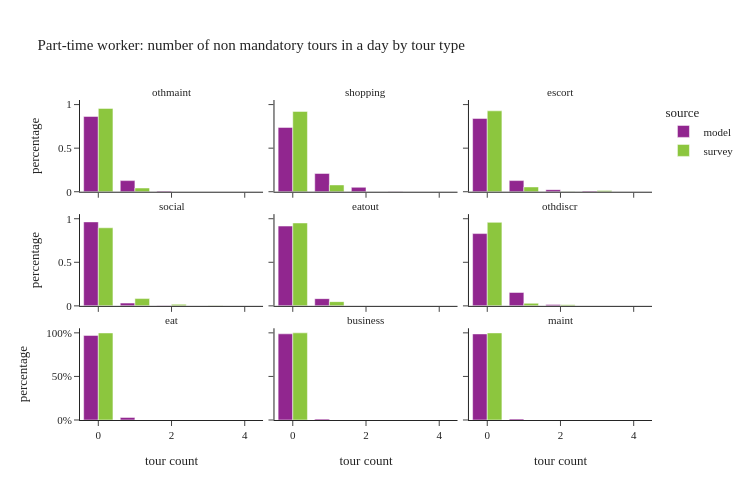

Write notebook code for a chart like this one.
### Code cell
plot_num_nonmand_tourtype(per_data[per_data['ptype']==2], "Part-time worker: number of non mandatory tours in a day by tour type")

### Figure 1 — Plotly figure (JSON) as saved in the notebook; plotly's stock layout.template omitted (floating-point values rounded to 4 significant figures)
{"data": [{"alignmentgroup": "True", "customdata": [[301546], [44541], [2827], [52], [2]], "hovertemplate": "source=model<br>tour type=othmaint<br>tour count=%{x}<br>percentage=%{y}<br>sample_size=%{customdata[0]}<extra></extra>", "legendgroup": "model", "marker": {"color": "#91268F", "pattern": {"shape": ""}}, "name": "model", "offsetgroup": "model", "orientation": "v", "showlegend": true, "textposition": "auto", "type": "bar", "x": [0.0, 1.0, 2.0, 3.0, 4.0], "xaxis": "x7", "y": [0.8641, 0.1276, 0.008101, 0.000149, 5.731e-06], "yaxis": "y7"}, {"alignmentgroup": "True", "customdata": [[257633], [73192], [17707], [436]], "hovertemplate": "source=model<br>tour type=shopping<br>tour count=%{x}<br>percentage=%{y}<br>sample_size=%{customdata[0]}<extra></extra>", "legendgroup": "model", "marker": {"color": "#91268F", "pattern": {"shape": ""}}, "name": "model", "offsetgroup": "model", "orientation": "v", "showlegend": false, "textposition": "auto", "type": "bar", "x": [0.0, 1.0, 2.0, 3.0], "xaxis": "x8", "y": [0.7383, 0.2097, 0.05074, 0.001249], "yaxis": "y8"}, {"alignmentgroup": "True", "customdata": [[293438], [44612], [8289], [2629]], "hovertemplate": "source=model<br>tour type=escort<br>tour count=%{x}<br>percentage=%{y}<br>sample_size=%{customdata[0]}<extra></extra>", "legendgroup": "model", "marker": {"color": "#91268F", "pattern": {"shape": ""}}, "name": "model", "offsetgroup": "model", "orientation": "v", "showlegend": false, "textposition": "auto", "type": "bar", "x": [0.0, 1.0, 2.0, 3.0], "xaxis": "x9", "y": [0.8409, 0.1278, 0.02375, 0.007534], "yaxis": "y9"}, {"alignmentgroup": "True", "customdata": [[336215], [11109], [1498], [144], [2]], "hovertemplate": "source=model<br>tour type=social<br>tour count=%{x}<br>percentage=%{y}<br>sample_size=%{customdata[0]}<extra></extra>", "legendgroup": "model", "marker": {"color": "#91268F", "pattern": {"shape": ""}}, "name": "model", "offsetgroup": "model", "orientation": "v", "showlegend": false, "textposition": "auto", "type": "bar", "x": [0.0, 1.0, 2.0, 3.0, 4.0], "xaxis": "x4", "y": [0.9635, 0.03183, 0.004293, 0.0004126, 5.731e-06], "yaxis": "y4"}, {"alignmentgroup": "True", "customdata": [[319584], [28886], [495], [3]], "hovertemplate": "source=model<br>tour type=eatout<br>tour count=%{x}<br>percentage=%{y}<br>sample_size=%{customdata[0]}<extra></extra>", "legendgroup": "model", "marker": {"color": "#91268F", "pattern": {"shape": ""}}, "name": "model", "offsetgroup": "model", "orientation": "v", "showlegend": false, "textposition": "auto", "type": "bar", "x": [0.0, 1.0, 2.0, 3.0], "xaxis": "x5", "y": [0.9158, 0.08278, 0.001418, 8.597e-06], "yaxis": "y5"}, {"alignmentgroup": "True", "customdata": [[289462], [53725], [5716], [65]], "hovertemplate": "source=model<br>tour type=othdiscr<br>tour count=%{x}<br>percentage=%{y}<br>sample_size=%{customdata[0]}<extra></extra>", "legendgroup": "model", "marker": {"color": "#91268F", "pattern": {"shape": ""}}, "name": "model", "offsetgroup": "model", "orientation": "v", "showlegend": false, "textposition": "auto", "type": "bar", "x": [0.0, 1.0, 2.0, 3.0], "xaxis": "x6", "y": [0.8295, 0.154, 0.01638, 0.0001863], "yaxis": "y6"}, {"alignmentgroup": "True", "customdata": [[338693], [10275]], "hovertemplate": "source=model<br>tour type=eat<br>tour count=%{x}<br>percentage=%{y}<br>sample_size=%{customdata[0]}<extra></extra>", "legendgroup": "model", "marker": {"color": "#91268F", "pattern": {"shape": ""}}, "name": "model", "offsetgroup": "model", "orientation": "v", "showlegend": false, "textposition": "auto", "type": "bar", "x": [0.0, 1.0], "xaxis": "x", "y": [0.9706, 0.02944], "yaxis": "y"}, {"alignmentgroup": "True", "customdata": [[345048], [3656], [264]], "hovertemplate": "source=model<br>tour type=business<br>tour count=%{x}<br>percentage=%{y}<br>sample_size=%{customdata[0]}<extra></extra>", "legendgroup": "model", "marker": {"color": "#91268F", "pattern": {"shape": ""}}, "name": "model", "offsetgroup": "model", "orientation": "v", "showlegend": false, "textposition": "auto", "type": "bar", "x": [0.0, 1.0, 2.0], "xaxis": "x2", "y": [0.9888, 0.01048, 0.0007565], "yaxis": "y2"}, {"alignmentgroup": "True", "customdata": [[344668], [4300]], "hovertemplate": "source=model<br>tour type=maint<br>tour count=%{x}<br>percentage=%{y}<br>sample_size=%{customdata[0]}<extra></extra>", "legendgroup": "model", "marker": {"color": "#91268F", "pattern": {"shape": ""}}, "name": "model", "offsetgroup": "model", "orientation": "v", "showlegend": false, "textposition": "auto", "type": "bar", "x": [0.0, 1.0], "xaxis": "x3", "y": [0.9877, 0.01232], "yaxis": "y3"}, {"alignmentgroup": "True", "customdata": [[630], [46], [2]], "hovertemplate": "source=survey<br>tour type=othmaint<br>tour count=%{x}<br>percentage=%{y}<br>sample_size=%{customdata[0]}<extra></extra>", "legendgroup": "survey", "marker": {"color": "#8CC63E", "pattern": {"shape": ""}}, "name": "survey", "offsetgroup": "survey", "orientation": "v", "showlegend": true, "textposition": "auto", "type": "bar", "x": [0.0, 1.0, 2.0], "xaxis": "x7", "y": [0.9562, 0.04285, 0.0009523], "yaxis": "y7"}, {"alignmentgroup": "True", "customdata": [[606], [70], [2]], "hovertemplate": "source=survey<br>tour type=shopping<br>tour count=%{x}<br>percentage=%{y}<br>sample_size=%{customdata[0]}<extra></extra>", "legendgroup": "survey", "marker": {"color": "#8CC63E", "pattern": {"shape": ""}}, "name": "survey", "offsetgroup": "survey", "orientation": "v", "showlegend": false, "textposition": "auto", "type": "bar", "x": [0.0, 1.0, 2.0], "xaxis": "x8", "y": [0.9218, 0.07803, 0.0001476], "yaxis": "y8"}, {"alignmentgroup": "True", "customdata": [[636], [32], [7], [2], [1]], "hovertemplate": "source=survey<br>tour type=escort<br>tour count=%{x}<br>percentage=%{y}<br>sample_size=%{customdata[0]}<extra></extra>", "legendgroup": "survey", "marker": {"color": "#8CC63E", "pattern": {"shape": ""}}, "name": "survey", "offsetgroup": "survey", "orientation": "v", "showlegend": false, "textposition": "auto", "type": "bar", "x": [0.0, 1.0, 2.0, 3.0, 4.0], "xaxis": "x9", "y": [0.9283, 0.05503, 0.003178, 0.01316, 0.0003186], "yaxis": "y9"}, {"alignmentgroup": "True", "customdata": [[562], [95], [19], [2]], "hovertemplate": "source=survey<br>tour type=social<br>tour count=%{x}<br>percentage=%{y}<br>sample_size=%{customdata[0]}<extra></extra>", "legendgroup": "survey", "marker": {"color": "#8CC63E", "pattern": {"shape": ""}}, "name": "survey", "offsetgroup": "survey", "orientation": "v", "showlegend": false, "textposition": "auto", "type": "bar", "x": [0.0, 1.0, 2.0, 3.0], "xaxis": "x4", "y": [0.8959, 0.08361, 0.0173, 0.003153], "yaxis": "y4"}, {"alignmentgroup": "True", "customdata": [[645], [32], [1]], "hovertemplate": "source=survey<br>tour type=eatout<br>tour count=%{x}<br>percentage=%{y}<br>sample_size=%{customdata[0]}<extra></extra>", "legendgroup": "survey", "marker": {"color": "#8CC63E", "pattern": {"shape": ""}}, "name": "survey", "offsetgroup": "survey", "orientation": "v", "showlegend": false, "textposition": "auto", "type": "bar", "x": [0.0, 1.0, 2.0], "xaxis": "x5", "y": [0.9514, 0.04852, 6.938e-05], "yaxis": "y5"}, {"alignmentgroup": "True", "customdata": [[668], [9], [1]], "hovertemplate": "source=survey<br>tour type=othdiscr<br>tour count=%{x}<br>percentage=%{y}<br>sample_size=%{customdata[0]}<extra></extra>", "legendgroup": "survey", "marker": {"color": "#8CC63E", "pattern": {"shape": ""}}, "name": "survey", "offsetgroup": "survey", "orientation": "v", "showlegend": false, "textposition": "auto", "type": "bar", "x": [0.0, 1.0, 2.0], "xaxis": "x6", "y": [0.9581, 0.02936, 0.01256], "yaxis": "y6"}, {"alignmentgroup": "True", "customdata": [[676], [2]], "hovertemplate": "source=survey<br>tour type=eat<br>tour count=%{x}<br>percentage=%{y}<br>sample_size=%{customdata[0]}<extra></extra>", "legendgroup": "survey", "marker": {"color": "#8CC63E", "pattern": {"shape": ""}}, "name": "survey", "offsetgroup": "survey", "orientation": "v", "showlegend": false, "textposition": "auto", "type": "bar", "x": [0.0, 1.0], "xaxis": "x", "y": [0.9988, 0.001187], "yaxis": "y"}, {"alignmentgroup": "True", "customdata": [[678]], "hovertemplate": "source=survey<br>tour type=business<br>tour count=%{x}<br>percentage=%{y}<br>sample_size=%{customdata[0]}<extra></extra>", "legendgroup": "survey", "marker": {"color": "#8CC63E", "pattern": {"shape": ""}}, "name": "survey", "offsetgroup": "survey", "orientation": "v", "showlegend": false, "textposition": "auto", "type": "bar", "x": [0.0], "xaxis": "x2", "y": [1.0], "yaxis": "y2"}, {"alignmentgroup": "True", "customdata": [[673], [5]], "hovertemplate": "source=survey<br>tour type=maint<br>tour count=%{x}<br>percentage=%{y}<br>sample_size=%{customdata[0]}<extra></extra>", "legendgroup": "survey", "marker": {"color": "#8CC63E", "pattern": {"shape": ""}}, "name": "survey", "offsetgroup": "survey", "orientation": "v", "showlegend": false, "textposition": "auto", "type": "bar", "x": [0.0, 1.0], "xaxis": "x3", "y": [0.9994, 0.0006125], "yaxis": "y3"}], "layout": {"annotations": [{"font": {}, "showarrow": false, "text": "eat", "x": 0.16, "xanchor": "center", "xref": "paper", "y": 0.2867, "yanchor": "bottom", "yref": "paper"}, {"font": {}, "showarrow": false, "text": "business", "x": 0.5, "xanchor": "center", "xref": "paper", "y": 0.2867, "yanchor": "bottom", "yref": "paper"}, {"font": {}, "showarrow": false, "text": "maint", "x": 0.84, "xanchor": "center", "xref": "paper", "y": 0.2867, "yanchor": "bottom", "yref": "paper"}, {"font": {}, "showarrow": false, "text": "social", "x": 0.16, "xanchor": "center", "xref": "paper", "y": 0.6433, "yanchor": "bottom", "yref": "paper"}, {"font": {}, "showarrow": false, "text": "eatout", "x": 0.5, "xanchor": "center", "xref": "paper", "y": 0.6433, "yanchor": "bottom", "yref": "paper"}, {"font": {}, "showarrow": false, "text": "othdiscr", "x": 0.84, "xanchor": "center", "xref": "paper", "y": 0.6433, "yanchor": "bottom", "yref": "paper"}, {"font": {}, "showarrow": false, "text": "othmaint", "x": 0.16, "xanchor": "center", "xref": "paper", "y": 1.0, "yanchor": "bottom", "yref": "paper"}, {"font": {}, "showarrow": false, "text": "shopping", "x": 0.5, "xanchor": "center", "xref": "paper", "y": 1.0, "yanchor": "bottom", "yref": "paper"}, {"font": {}, "showarrow": false, "text": "escort", "x": 0.84, "xanchor": "center", "xref": "paper", "y": 1.0, "yanchor": "bottom", "yref": "paper"}], "barmode": "group", "height": 500, "legend": {"title": {"text": "source"}, "tracegroupgap": 0}, "title": {"text": "Part-time worker: number of non mandatory tours in a day by tour type"}, "width": 750, "xaxis": {"anchor": "y", "domain": [0.0, 0.32], "title": {"text": "tour count"}}, "xaxis2": {"anchor": "y2", "domain": [0.34, 0.66], "matches": "x", "title": {"text": "tour count"}}, "xaxis3": {"anchor": "y3", "domain": [0.68, 1.0], "matches": "x", "title": {"text": "tour count"}}, "xaxis4": {"anchor": "y4", "domain": [0.0, 0.32], "matches": "x", "showticklabels": false}, "xaxis5": {"anchor": "y5", "domain": [0.34, 0.66], "matches": "x", "showticklabels": false}, "xaxis6": {"anchor": "y6", "domain": [0.68, 1.0], "matches": "x", "showticklabels": false}, "xaxis7": {"anchor": "y7", "domain": [0.0, 0.32], "matches": "x", "showticklabels": false}, "xaxis8": {"anchor": "y8", "domain": [0.34, 0.66], "matches": "x", "showticklabels": false}, "xaxis9": {"anchor": "y9", "domain": [0.68, 1.0], "matches": "x", "showticklabels": false}, "yaxis": {"anchor": "x", "domain": [0.0, 0.2867], "tickformat": ".0%", "title": {"text": "percentage"}}, "yaxis2": {"anchor": "x2", "domain": [0.0, 0.2867], "matches": "y", "showticklabels": false, "tickformat": ".0%"}, "yaxis3": {"anchor": "x3", "domain": [0.0, 0.2867], "matches": "y", "showticklabels": false}, "yaxis4": {"anchor": "x4", "domain": [0.3567, 0.6433], "matches": "y", "title": {"text": "percentage"}}, "yaxis5": {"anchor": "x5", "domain": [0.3567, 0.6433], "matches": "y", "showticklabels": false}, "yaxis6": {"anchor": "x6", "domain": [0.3567, 0.6433], "matches": "y", "showticklabels": false}, "yaxis7": {"anchor": "x7", "domain": [0.7133, 1.0], "matches": "y", "title": {"text": "percentage"}}, "yaxis8": {"anchor": "x8", "domain": [0.7133, 1.0], "matches": "y", "showticklabels": false}, "yaxis9": {"anchor": "x9", "domain": [0.7133, 1.0], "matches": "y", "showticklabels": false}}}
